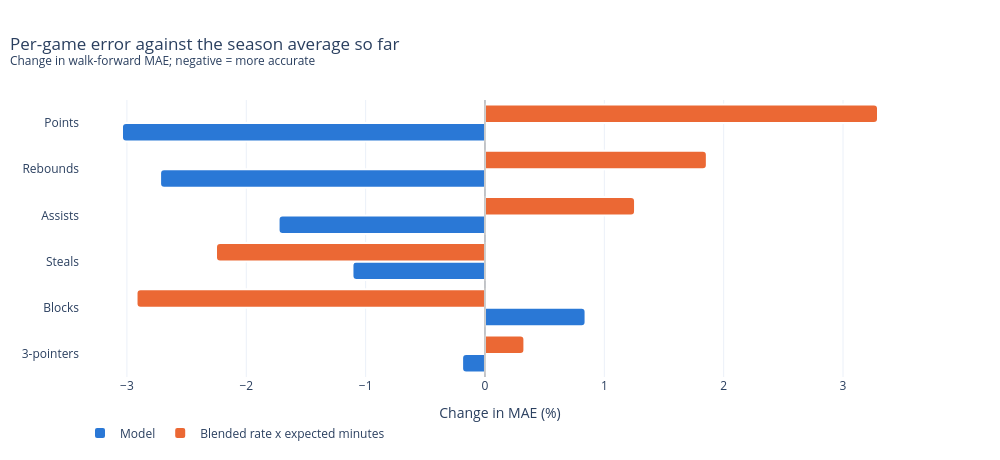

Write notebook code for a chart like this one.
### Markdown cell above
## Accuracy

### Code cell
ev = evaluate(preds)
plot_mae(ev).show()

### Figure 1 — Plotly figure (JSON) as saved in the notebook; plotly's stock layout.template omitted (floating-point values rounded to 4 significant figures)
{"data": [{"customdata": [[0.8131, 0.8147], [0.5131, 0.5088], [0.69, 0.6978], [1.269, 1.292], [1.881, 1.933], [4.423, 4.562]], "hovertemplate": "<b>Model</b><br>%{y}: MAE %{customdata[0]:.3f} vs. %{customdata[1]:.3f} (%{x:+.1f}%)<extra></extra>", "marker": {"color": "#2a78d6", "cornerradius": 4, "line": {"color": "white", "width": 2}}, "name": "Model", "orientation": "h", "type": "bar", "x": [-0.1915, 0.8428, -1.11, -1.729, -2.722, -3.041], "y": ["3-pointers", "Blocks", "Steals", "Assists", "Rebounds", "Points"]}, {"customdata": [[0.8174, 0.8147], [0.494, 0.5088], [0.682, 0.6978], [1.308, 1.292], [1.969, 1.933], [4.712, 4.562]], "hovertemplate": "<b>Blended rate x expected minutes</b><br>%{y}: MAE %{customdata[0]:.3f} vs. %{customdata[1]:.3f} (%{x:+.1f}%)<extra></extra>", "marker": {"color": "#eb6834", "cornerradius": 4, "line": {"color": "white", "width": 2}}, "name": "Blended rate x expected minutes", "orientation": "h", "type": "bar", "x": [0.3304, -2.92, -2.254, 1.257, 1.859, 3.293], "y": ["3-pointers", "Blocks", "Steals", "Assists", "Rebounds", "Points"]}], "layout": {"barmode": "group", "height": 460, "hoverlabel": {"bgcolor": "white"}, "legend": {"orientation": "h", "traceorder": "normal", "x": 0, "y": -0.15}, "shapes": [{"line": {"color": "#9a9a9a", "width": 1}, "type": "line", "x0": 0, "x1": 0, "xref": "x", "y0": 0, "y1": 1, "yref": "y domain"}], "title": {"text": "Per-game error against the season average so far<br><sup>Change in walk-forward MAE; negative = more accurate</sup>", "x": 0.01}, "width": 1000, "xaxis": {"title": {"text": "Change in MAE (%)"}}}}
